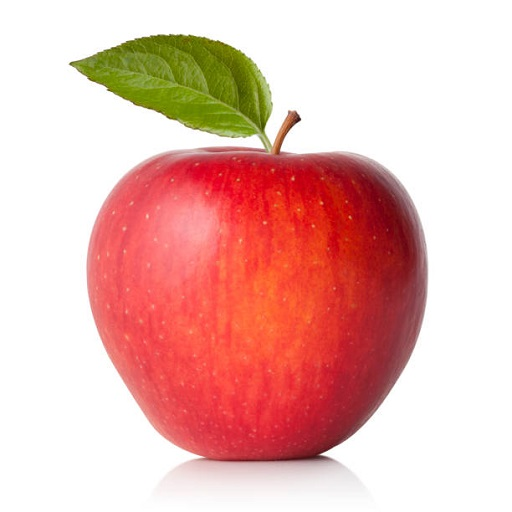
#> input picture Basic/data/apple.jpg, 512 x 512 px
$ jupyter execute LA5_Belending_Image_Pyramids.ipynb
#> lines starting #> are read from the running program, lines starting #| are printed output that depends on the picture
[cell 1]
import cv2
import numpy as np

[cell 2]
apple = cv2.imread("data/apple.jpg")[32:,:,:]
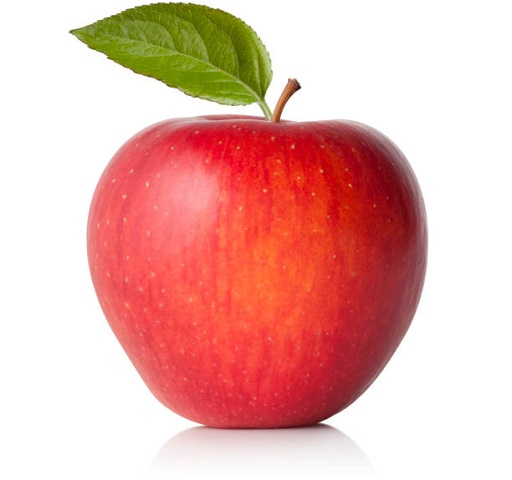
#> apple: shape (480, 512, 3); mean B, G, R 173.4, 180.2, 232.6
orange = cv2.imread("data/orange.jpg")[:480,:,:]
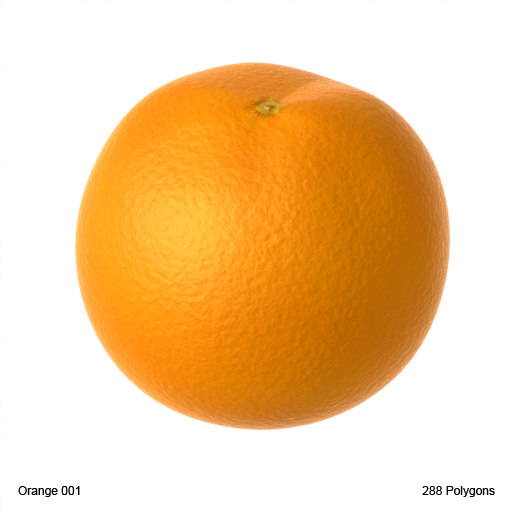
#> input picture Basic/data/orange.jpg, 512 x 512 px
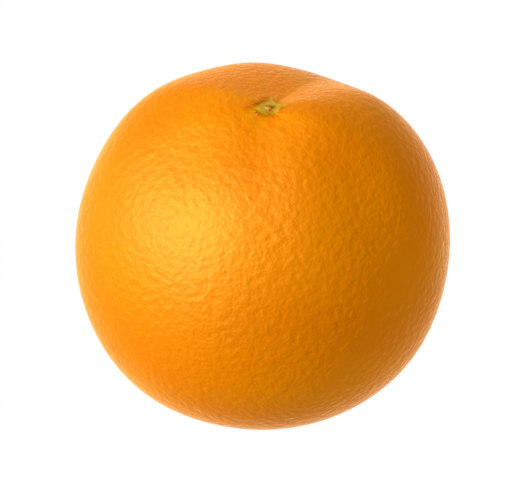
#> orange: shape (480, 512, 3); mean B, G, R 153.4, 203.6, 243.2

[cell 3]
## Direct stacking
out_1 = np.hstack((apple[:,:int(apple.shape[1]/2),:], orange[:,int(apple.shape[1]/2):,:]))
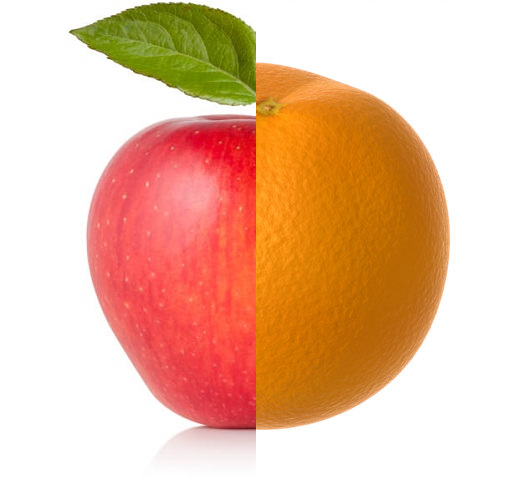
#> out_1: shape (480, 512, 3); mean B, G, R 158.4, 188, 234.4

[cell 4]
while 1:
    cv2.imshow("Apple", apple)
    cv2.imshow("Orange", orange)
    cv2.imshow("Stacked", out_1)
    if cv2.waitKey(1) & 0xFF == ord("q"):
#> (key q is pressed here)
        break
cv2.destroyAllWindows()

[cell 5]
## Blending
gp_apple = []
gp_apple.append(apple)
pyrDwn = cv2.pyrDown(apple)
gp_apple.append(pyrDwn)
for i in range(5):
    pyrDwn = cv2.pyrDown(pyrDwn)
    gp_apple.append(pyrDwn)
#> this loop made 5 passes
#> pass 1, `pyrDwn = cv2.pyrDown(pyrDwn)`:
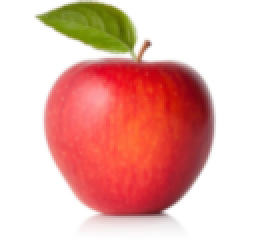
#> pyrDwn: shape (120, 128, 3) (shown 2 times larger); mean B, G, R 173.4, 180.2, 232.6
#> after the loop, gp_apple = 7 items

gp_orange = []
gp_orange.append(orange)
pyrDwn = cv2.pyrDown(orange)
#> pyrDwn: shape (240, 256, 3)
gp_orange.append(pyrDwn)
for i in range(5):
    pyrDwn = cv2.pyrDown(pyrDwn)
    gp_orange.append(pyrDwn)
#> this loop made 5 passes
#> pass 1, `pyrDwn = cv2.pyrDown(pyrDwn)`:
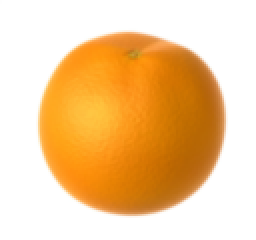
#> pyrDwn: shape (120, 128, 3) (shown 2 times larger); mean B, G, R 153.4, 203.6, 243.2
#> pass 3, `pyrDwn = cv2.pyrDown(pyrDwn)`:
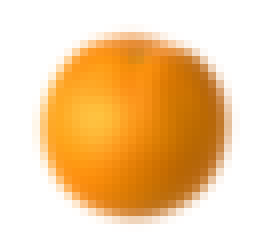
#> pyrDwn: shape (30, 32, 3) (shown 8 times larger); mean B, G, R 153.4, 203.6, 243.2
#> after the loop, gp_orange = 7 items

[cell 6]
gpe_apple = []
for i in range(1,len(gp_apple)):
    gpe_apple.append(cv2.pyrUp(gp_apple[i]))
#> this loop made 6 passes
#> after the loop, gpe_apple = 6 items

gpe_orange = []
for i in range(1,len(gp_orange)):
    gpe_orange.append(cv2.pyrUp(gp_orange[i]))
#> after the loop, gpe_orange = 6 items

[cell 7]
lp_apple = []
for i in range(len(gpe_apple)-1):
    lp_apple.append(cv2.subtract(gp_apple[i], gpe_apple[i]))
#> after the loop, lp_apple = 5 items
lp_orange = []
for i in range(len(gpe_orange)-1):
    lp_orange.append(cv2.subtract(gp_orange[i], gpe_orange[i]))
#> after the loop, lp_orange = 5 items

[cell 8]
apple_orange_pyr = []
for ap_lap, or_lap in zip(lp_apple,lp_orange):
    apple_orange_pyr.append(np.hstack((ap_lap[:,:int(ap_lap.shape[1]/2),:], or_lap[:,int(or_lap.shape[1]/2):,:])))
#> after the loop, apple_orange_pyr = 5 items

[cell 9]
len(apple_orange_pyr[4])
#> Out = 30

[cell 10]
## Reconstruct Pyramid
apple_orange_pyr_rcon = apple_orange_pyr[4]
for i in range(3,-1,-1):
    apple_orange_pyr_rcon = cv2.pyrUp(apple_orange_pyr_rcon)
    apple_orange_pyr_rcon = cv2.add(apple_orange_pyr[i], apple_orange_pyr_rcon)
#> this loop made 4 passes
#> pass 2, `apple_orange_pyr_rcon = cv2.add(apple_orange_pyr[i], apple_orange_pyr_..`:
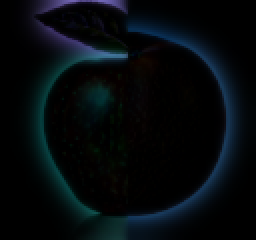
#> apple_orange_pyr_rcon: shape (120, 128, 3) (shown 2 times larger); mean of channels 0, 1, 2 12.9, 9.6, 4.6; drawn as B, G, R
#> after the loop:
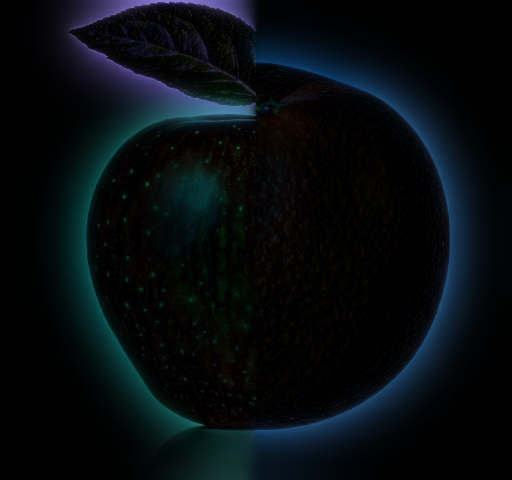
#> apple_orange_pyr_rcon: shape (480, 512, 3); mean of channels 0, 1, 2 14.9, 11.4, 6; drawn as B, G, R

[cell 11]
while 1:
    cv2.imshow("Pyramid", apple_orange_pyr_rcon*5)
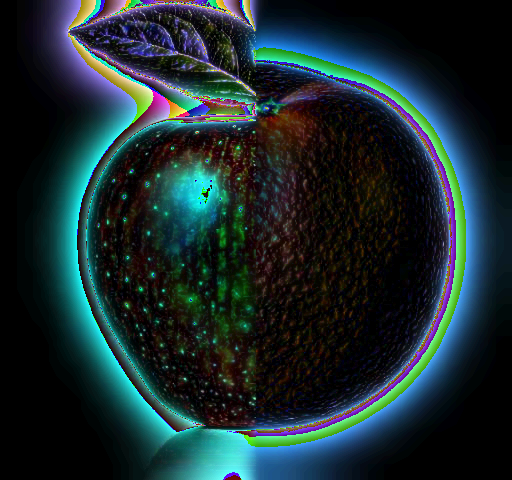
#> window 'Pyramid': shape (480, 512, 3); mean B, G, R 46.5, 43.5, 25.8
    if cv2.waitKey(1) & 0xFF == ord("q"):
#> (key q is pressed here)
        break
cv2.destroyAllWindows()
